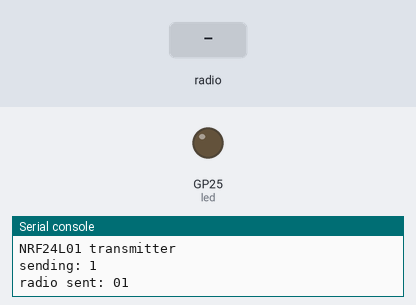
A program run on a simulated Raspberry Pi Pico running MicroPython. Parts: output pins drawn as LEDs (lit = HIGH), the last lines printed to the serial console. Dashed ring = blinking. Inputs (shaded band) come from the test bench. No radio messages arrive unless stated (any console line starting 'radio sent:' is added by the test bench); pins used as bus, display or sensor lines are not drawn.

Above: at 0.1 s.
At 1.2 s:
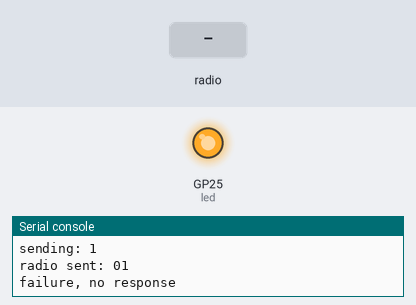
1.3 s: radio message "1" arrives
At 2.1 s:
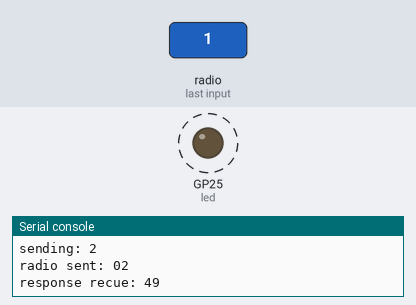
Timing chart, 0 to 8.8 s (numbered marks = the images above; inputs shaded):
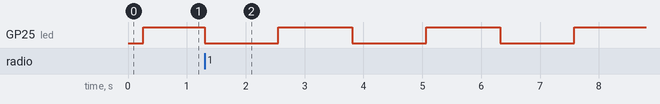

Measured:
- by itself, GP25 (led): alternates HIGH for 1.3 s and LOW for 1.3 s

The program:

send.py
```python
import ustruct as struct
import utime
from machine import Pin, SPI
from nrf24l01 import NRF24L01
# pin definition for the Raspberry Pi Pico:
myPins = {"spi": 0, "sck": 6, "csn": 15, "ce": 14}
# Addresses (little endian)
pipes = (b"\xe1\xf0\xf0\xf0\xf0", b"\xd2\xf0\xf0\xf0\xf0")
print("NRF24L01 transmitter")

csn = Pin(myPins["csn"], mode=Pin.OUT, value=1)
ce = Pin(myPins["ce"], mode=Pin.OUT, value=0)
nrf = NRF24L01(SPI(myPins["spi"]), csn, ce, channel=0, payload_size=4)

nrf.open_tx_pipe(pipes[0])
nrf.open_rx_pipe(1, pipes[1])
nrf.start_listening()

counter = 0  # Increase the value by 1 with each emission

from machine import Pin
led = Pin(25, Pin.OUT)

while True:
    # Stop listening, time to send a message
    nrf.stop_listening()

    counter = counter + 1 # preparing the message to send
    print("sending:",  counter)

    try:
        nrf.send(struct.pack("i",  counter)) # sending the message
    except OSError:
        pass

    # Listen if the other Pico answers us
    nrf.start_listening()

    # Wait for 250ms max
    start_time = utime.ticks_ms()
    timeout = False
    while not nrf.any() and not timeout:
        if utime.ticks_diff(utime.ticks_ms(), start_time) > 250:
            timeout = True

    if timeout:  # no response received
        print("failure, no response")

    else:  # a response has been received
        (response,) = struct.unpack("i", nrf.recv())
        print ("response recue:", response)

    # Wait a second before sending the next message
    led.toggle()
    utime.sleep_ms(1000)
```
